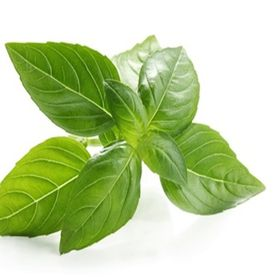
#> input picture Images/001.jpg, 280 x 280 px, found by its file name
$ jupyter execute ip_smoothing_bluring.ipynb   (shell and % lines are left out)
#> lines starting #> are read from the running program, lines starting #| are printed output that depends on the picture
<a href="https://colab.research.google.com/github/kilaspintas/ai_project/blob/master/image_fundamental/ip_smoothing_bluring.ipynb" target="_parent"></a>

[cell 1]
# import the necessary packages
from matplotlib import pyplot as plt
import argparse
import cv2

[cell 2]
def plt_imshow(title, image):
	# convert the image frame BGR to RGB color space and display it
	image = cv2.cvtColor(image, cv2.COLOR_BGR2RGB)
	plt.imshow(image)
	plt.title(title)
	plt.grid(False)
	plt.show()

Average blurring (cv2.blur)

[cell 3]
# since we are using Jupyter Notebooks we can replace our argument
# parsing code with *hard coded* arguments and values
args = {
	"image": "001.jpg"
}

[cell 4]
# load the image, display it to our screen, and initialize a list of
# kernel sizes (so we can evaluate the relationship between kernel
# size and amount of blurring)
image = cv2.imread(args["image"])
#> image is the input picture: shape (280, 280, 3); mean B, G, R 163.4, 211.2, 193.5
plt_imshow("Original", image)
kernelSizes = [(3, 3), (9, 9), (15, 15)]

# loop over the kernel sizes
for (kX, kY) in kernelSizes:
	# apply an "average" blur to the image using the current kernel
	# size
	blurred = cv2.blur(image, (kX, kY))
	plt_imshow("Average ({}, {})".format(kX, kY), blurred)
#> this loop made 3 passes
#> pass 2, `blurred = cv2.blur(image, (kX, kY))`:
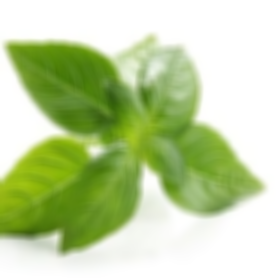
#> blurred: shape (280, 280, 3); mean B, G, R 163.4, 211.2, 193.5

[cell 5]
# display the original image
plt_imshow("Original", image)

# loop over the kernel sizes again
for (kX, kY) in kernelSizes:
	# apply a "Gaussian" blur to the image
	blurred = cv2.GaussianBlur(image, (kX, kY), 0)
	plt_imshow("Gaussian ({}, {})".format(kX, kY), blurred)
#> this loop made 3 passes
#> pass 2, `blurred = cv2.GaussianBlur(image, (kX, kY), 0)`:
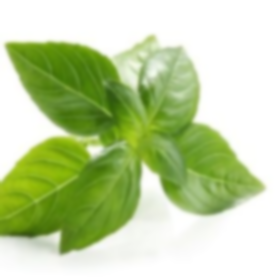
#> blurred: shape (280, 280, 3); mean B, G, R 163.4, 211.2, 193.5

[cell 6]
# display the original image
plt_imshow("Original", image)

# loop over the kernel sizes a final time
for k in (3, 9, 15):
	# apply a "median" blur to the image
	blurred = cv2.medianBlur(image, k)
	plt_imshow("Median {}".format(k), blurred)
#> this loop made 3 passes
#> pass 2, `blurred = cv2.medianBlur(image, k)`:
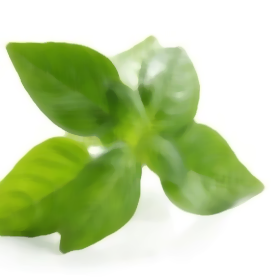
#> blurred: shape (280, 280, 3); mean B, G, R 163, 211.2, 193.4

Bilateral blurring (cv2.bilateralFilter)

[cell 7]
# since we are using Jupyter Notebooks we can replace our argument
# parsing code with *hard coded* arguments and values
args = {
	"image": "001.jpg"
}

[cell 8]
# load the image, display it to our screen, and construct a list of
# bilateral filtering parameters that we are going to explore
image = cv2.imread(args["image"])
plt_imshow("Original", image)
params = [(11, 21, 7), (11, 41, 21), (11, 61, 39)]

# loop over the diameter, sigma color, and sigma space
for (diameter, sigmaColor, sigmaSpace) in params:
	# apply bilateral filtering to the image using the current set of
	# parameters
	blurred = cv2.bilateralFilter(image, diameter, sigmaColor, sigmaSpace)

	# show the output image and associated parameters
	title = "Blurred d={}, sc={}, ss={}".format(
		diameter, sigmaColor, sigmaSpace)
	plt_imshow(title, blurred)
